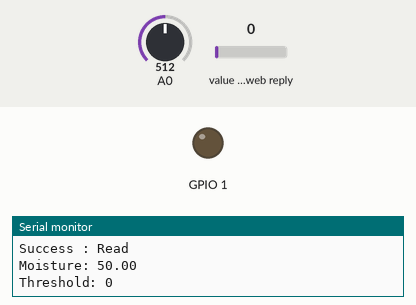
The sketch below on a simulated ESP8266 (NodeMCU). Parts: output pins drawn as LEDs (lit = HIGH), the last lines printed to the serial monitor. Inputs (shaded band) come from the test bench; at power-on: value in the web reply 0, A0 = 512. WiFi joins after 1.5 s; servers stay silent unless stated; web services answer with replies made up by the test bench.

Above: at 4.0 s.
4.1 s: value in the web reply set to 49
7.3 s: value in the web reply set to 52
At 8.6 s:
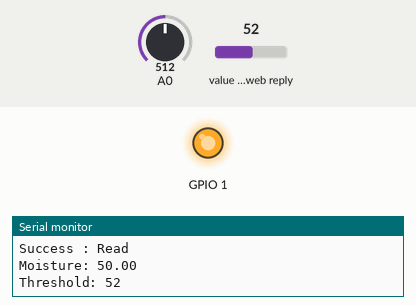
9.1 s: value in the web reply set to 2
At 9.9 s:
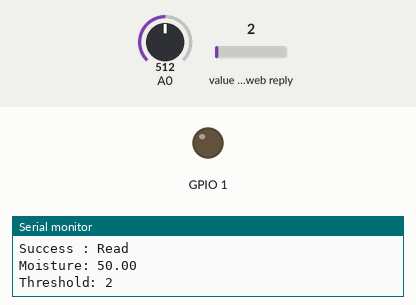
11.0 s: value in the web reply set to 75
At 12.2 s:
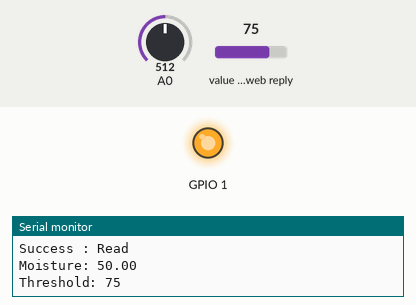
Timing chart, 0 to 13.5 s (numbered marks = the images above; inputs shaded):
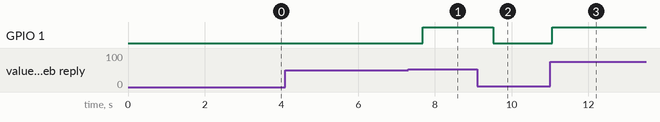

The sketch:

NodeMCU.ino
```cpp
/*
Author  : Meet Shah
Email   : meet2410shah@gmail.com
Subject : Auto Irrigation System using NodeMCU and ThingSpeak
*/

#include <ESP8266WiFi.h>
#include <WiFiClient.h>
#include <ESP8266WebServer.h>
#include "ThingSpeak.h";

// CREDENTIALS : Acess to Internet
const char *ssid = "YOUR WiFi SSID";
const char *password = "YOUR WiFi PASSWORD";

// ThingSpeak API Host
const char *host = "api.thingspeak.com";

// CREDENTIALS : ThingSpeak
unsigned long channelNumber = 0000000; // Add your ThingSpeak Channel Number / Channel ID
const char *writeAPIKey = "PASTE YOUR WRITE ACCESS API KEY";
const char *readAPIKey = "PASTE YOUR READ ACCESS API KEY";

WiFiClient client;

int threshold;
int statusCode;

void setup() {
  delay(1000);
  Serial.begin(115200);

  WiFi.mode(WIFI_STA);
  WiFi.begin(ssid, password);
  Serial.println("Connecting");
  while(WiFi.status() != WL_CONNECTED) {
    delay(500);
    Serial.print(".");
  }
  Serial.println("Connection Successful");

  ThingSpeak.begin(client);
  ThingSpeak.writeField(channelNumber, 2, 10, writeAPIKey);
}

int iterations = 0;

void loop() {
  const int httpPort = 80;

  if(!client.connect(host, httpPort)) {
    Serial.println("Connection Failed");
    delay(300);
    return;
  }

  // Read Analog Data
  int analogData = analogRead(A0);

  // Write the Moisture Data to the ThingSpeak Server
  float moisture = (((1024 - analogData) * 100.0) / 1024);
  if(iterations == 5) {
    statusCode = ThingSpeak.writeField(channelNumber, 1, moisture, writeAPIKey);
    if(statusCode == 200){
      Serial.println("Success : Write");
    } else {
      Serial.println("Error : Write");
      Serial.println(statusCode);
    }
    iterations = 0;
  }

  // Read the current Threshold Value
  threshold = ThingSpeak.readLongField(channelNumber, 2, readAPIKey);
  statusCode = ThingSpeak.getLastReadStatus();
  if(statusCode == 200){
    Serial.println("Success : Read");
  } else {
    Serial.println("Error : Read");
  }

  Serial.println("Moisture: " + String(moisture));
  Serial.println("Threshold: " + String(threshold));
  if(moisture < threshold) {
    analogWrite(D10, 1024);
  } else {
    analogWrite(D10, 0);
  }
  Serial.println("");
  iterations++;
  delay(10);
}
```

Measured:
- the behaviour switches between 50 and 51 on value in the web reply (found by bisection; images 0 and 1)
- after the input at 7.3 s, GPIO 1: LOW → HIGH after 0.39 s
- after the input at 9.1 s, GPIO 1: HIGH → LOW after 0.42 s
- after the input at 11.0 s, GPIO 1: LOW → HIGH after 0.05 s
